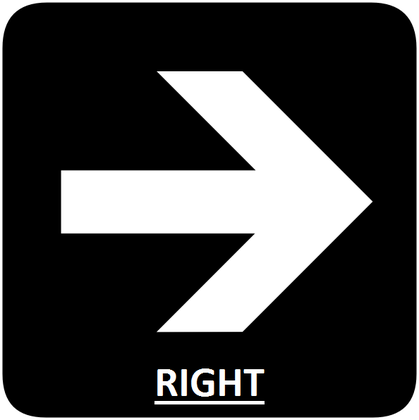
%> input picture right2.png, 419 x 420 px, shrunk from 594 x 595 before the run
$ octave project.m   (GNU Octave 9; MATLAB toolbox functions it lacks are replaced by stand-ins)
%> lines starting %> are read from the running program, lines starting %| are printed output that depends on the picture

clear all
clf('reset');
fig=figure('Name','VISION CONTROL SYSTEM','NumberTitle','off','color','k');
axis off;
 text(0.2,1,'EYE-BALL','color','w','fontsize',50);
 text(0.2,0.8,'CONTROL','color','w','fontsize',50);
 text(0.2,0.6,'SYSTEM','color','w','fontsize',50);
 text(0.2,0.2,'Developed by:','color','w','fontsize',20);
 text(0.2,0.1,'Anurag,Banne singh,Chandan,Deepanshu','color','w','fontsize',10);

pause(5);
close(fig);
% [8 lines of commented-out code are left out]


right=imread('right2.png');
%> right is the input picture: size 420x419x3 uint8; mean R, G, B 62.2, 62.2, 62.2
left=imread('left2.png');
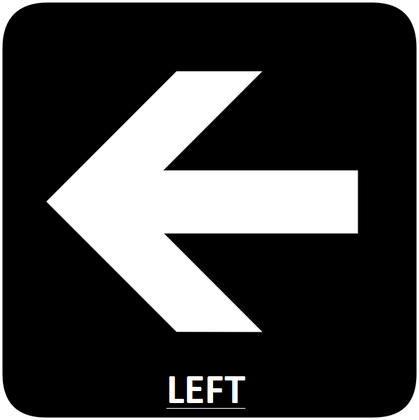
%> input picture left2.png, 419 x 420 px, shrunk from 594 x 595 before the run
%> left is the input picture: size 420x419x3 uint8; mean R, G, B 61, 61, 61
noface=imread('noface1.png');
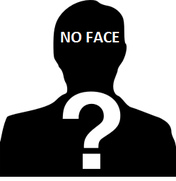
%> input picture noface1.png, 176 x 181 px, shrunk from 249 x 256 before the run
%> noface is the input picture: size 181x176x3 uint8; mean R, G, B 127.8, 127.8, 127.8
straight1=imread('straight2.png');
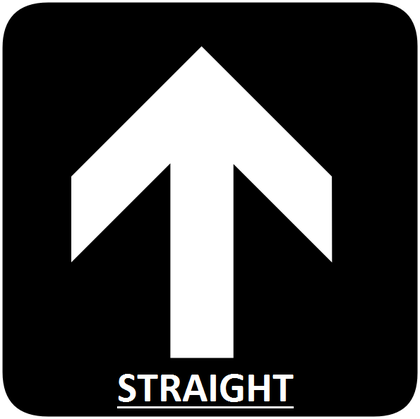
%> input picture straight2.png, 420 x 419 px, shrunk from 595 x 594 before the run
%> straight1 is the input picture: size 419x420x3 uint8; mean R, G, B 63.3, 63.3, 63.3

detector = vision.CascadeObjectDetector(); % Create a det

%ector for face using Viola-Jones
detector1 = vision.CascadeObjectDetector('EyePairSmall'); %create detector for eyepair

 fig1=figure('Name','VISION CONTROL SYSTEM','NumberTitle','off','color','k');
%> (the run ends here)
